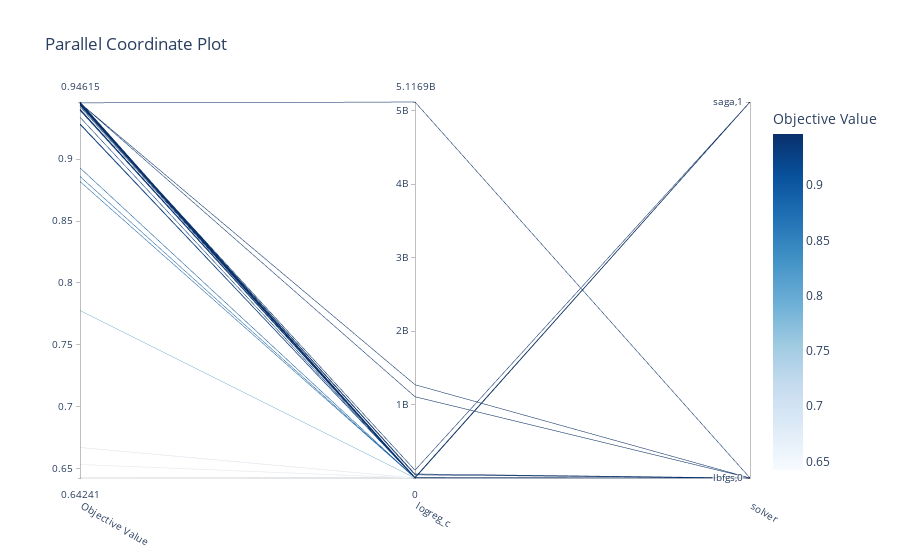

Notebook source saved alongside this figure:
### Code cell
#
plot_parallel_coordinate(study_LR)
